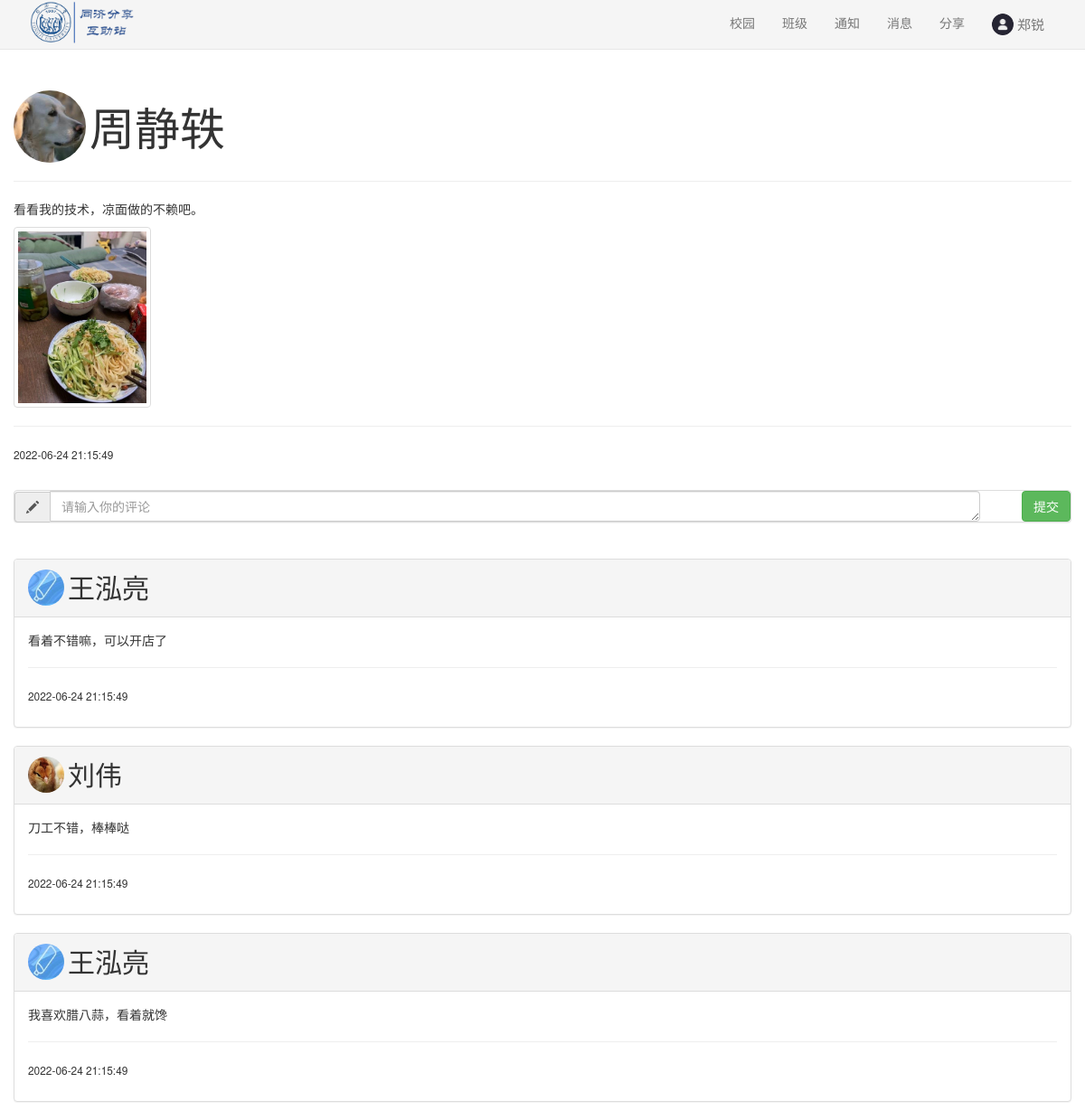
The page /post/2 (signed in) on the database its author committed.
### sql.py (models this page shows, shortened)
class User(UserMixin,db.Model):
    id = db.Column(db.Integer, primary_key=True)  # 主键，学号
    name = db.Column(db.String(20))  # 名字
    password=db.Column(db.String(128)) #密码
    intro=db.Column(db.Text)#个人介绍
    auth=db.Column(db.String(20))#权限
    dormitory=db.Column(db.String(20))#宿舍名
    class_id = db.Column(db.Integer, db.ForeignKey('class_room.id'))#对应的班级
    user_post=db.relationship('post',backref='user_post')#发的帖子
    user_post_comments = db.relationship('post_comment', backref='user_post_comments')#发的评论
    user_notice = db.relationship('notice', backref='user_post')  # 发的帖子
    user_chat_room = db.relationship("chatroom", secondary=user_room,backref=db.backref('user_create', lazy="dynamic")) # 用户对应的聊天室

class post(db.Model):#帖子
    id=db.Column(db.Integer, primary_key=True)
    post_content=db.Column(db.Text)#帖子内容
    create_at = db.Column(db.DateTime, default=datetime.datetime.now)
    update_at = db.Column(db.DateTime, default=datetime.datetime.now, onupdate=datetime.datetime.now)
    publish_user_id=db.Column(db.Integer, db.ForeignKey('user.id'))#发的人
    publish_user_name=db.Column(db.String(20))
    picture_number=db.Column(db.Integer)
    post_comments=db.relationship('post_comment',backref='post_comments')#评论
    status=db.Column(db.String(20))#状态,比如删除/隐藏

class post_comment(db.Model):
    id=db.Column(db.Integer, primary_key=True)
    comment_content=db.Column(db.Text)#评论内容
    publish_user_name = db.Column(db.String(20))
    status = db.Column(db.String(20))
    belong_post=db.Column(db.Integer, db.ForeignKey('post.id'))#对应的帖子
    belong_user=db.Column(db.Integer, db.ForeignKey('user.id'))#发的人
    create_at = db.Column(db.DateTime, default=datetime.datetime.now)
    update_at = db.Column(db.DateTime, default=datetime.datetime.now, onupdate=datetime.datetime.now)

### apps/basic.py (the view)
@basicbp.route('/post/<post_id>', methods=['GET', 'POST'])
def viewpost(post_id):
    if (current_user.is_authenticated==False):
        return redirect(url_for("basic.login"))
    if request.method == "POST":
        user_no=current_user.id
        post_content=request.form['comment_content']
        sql.add_post_comment(user_no,post_id,post_content)
    post_content,number,time,comment,user=sql.find_post(post_id)
    return render_template("post.html",
                           post_id=post_id,
                           post_content=post_content,
                           picture_number=number,
                           time=time,
                           comment=comment,
                           user=user,
                           user_id=current_user.id,
                           user_name=current_user.name,
                           class_id=current_user.class_id)

### sql.py (called while the page is built)
@login_manager.user_loader
def load_user(user_id):  # 创建用户加载回调函数，接受用户 ID 作为参数
    user = User.query.get(int(user_id))  # 用 ID 作为 User 模型的 主键查询对应的用户
    return user

def find_post(post_id):
    p=post.query.get(post_id)
    comment=p.post_comments
    user=User.query.get(p.publish_user_id)
    time=p.update_at
    return p.post_content,p.picture_number,time,comment,user

### apps/templates/post.html (shortened to what this page needs)
<!DOCTYPE html>
<html>
<head>
    <link rel="stylesheet" href="{{ url_for('static', filename='css/bootstrap.min.css') }}">
    <link href="{{ url_for('static', filename='css/minecss.css') }}" rel="stylesheet">
</head>
<body>
{% include "common/header.html" %}
<br>
<br><br><br>
<div class="container">
    <div class="row">
            <img class="img-circle" style="width:80px;height:80px;"
                 src="{{url_for('static', filename='images/user/'+user.id|string+'/head.jpg')}}"/>
            <span style="vertical-align:middle;font-size: 50px">{{user.name}}</span>
            <hr>
            <p>
                {{post_content}}
            </p>
            {% if picture_number %}
            <img class="img-thumbnail " style="height:200px;"
                 src="{{ url_for('static', filename='images/post/'+post_id|string+'/'+picture_number|string+'.jpg') }}"/>
            {% endif %}
            <hr>
            <p><small>{{time.strftime("%Y-%m-%d %H:%M:%S")}}</small></p>
            <br>
            <div class="panel panel-default">
                <form class="form-horizontal" method="post">
                    <div class="row">
                        <div class="col-md-11">
                            <div class="input-group">
                                <div class="input-group-addon glyphicon glyphicon-pencil"></div>
                                <textarea class="form-control" rows="1" name="comment_content" placeholder="请输入你的评论"
                                          required></textarea>
                            </div>
                        </div>
                        <div class="col-md-1">
                            <input type="submit" value="提交" class="btn btn-success pull-right">
                        </div>
                    </div>
                </form>
            </div>
            <br>
            {% for comment in comment %}
            <div class="panel panel-default">
                <div class="panel-heading">
                    <img class="img-circle" style="width:40px;height:40px;"
                         src="{{url_for('static', filename='images/user/'+comment.belong_user|string+'/head.jpg')}}"/>
                    <span style="vertical-align:middle;font-size: 30px">{{comment.publish_user_name}}</span>
                </div>
                <div class="panel-body">
                    <p>{{comment.comment_content}}</p>
                    <hr>
                    <p><small>{{comment.update_at.strftime("%Y-%m-%d %H:%M:%S")}}</small></p>
                </div>
            </div>
            {% endfor %}
        </div>
</div>
</body>
</html>

### apps/templates/common/header.html
<div>
    <nav class="navbar navbar-default navbar-static navbar-fixed-top" role="navigation" style="background:#F5F5F5">
        <div class="container">
            <div class="navbar-header">
                <img style="height:50px;overflow:hidden;"
                     src="{{ url_for('static', filename='images/img_title.png') }}"/>
            </div>
            <div class="pull-right">
                <ul class="nav navbar-nav">
                    <li><a href={{url_for("basic.main")}}>校园</a></li>
                    <li><a href={{url_for("basic.myclass")}}>班级</a></li>
                    <li><a href={{url_for("basic.mynotice")}}>通知</a></li>
                    <li><a href={{url_for("chat.allchat")}}>消息</a></li>
                    <li><a href={{url_for("basic.submitpost")}}>分享</a></li>
                    <li><a href={{url_for("basic.home",user_id=user_id)}}>
                        <img class="img-circle" style="width:24px;height:24px;"
                             src="{{url_for('static', filename='images/user/'+user_id|string+'/head.jpg')}}">
                        <span style="vertical-align:middle;font-size:15px">{{user_name}}</span>
                    </a></li>
                </ul>
            </div>
        </div>
    </nav>
</div>
<br>

### rows shown on the page
User: id (picture), name "郑锐"
User: id (picture), name "周静轶"
post: post_content "看看我的技术，凉面做的不赖吧。", strftime "2022-06-24 21:15:49"
post_comment: belong_user (picture), publish_user_name "王泓亮", comment_content "看着不错嘛，可以开店了", update_at "2022-06-24 21:15:49"
post_comment: belong_user (picture), publish_user_name "刘伟", comment_content "刀工不错，棒棒哒", update_at "2022-06-24 21:15:49"
post_comment: belong_user (picture), publish_user_name "王泓亮", comment_content "我喜欢腊八蒜，看着就馋", update_at "2022-06-24 21:15:49"
